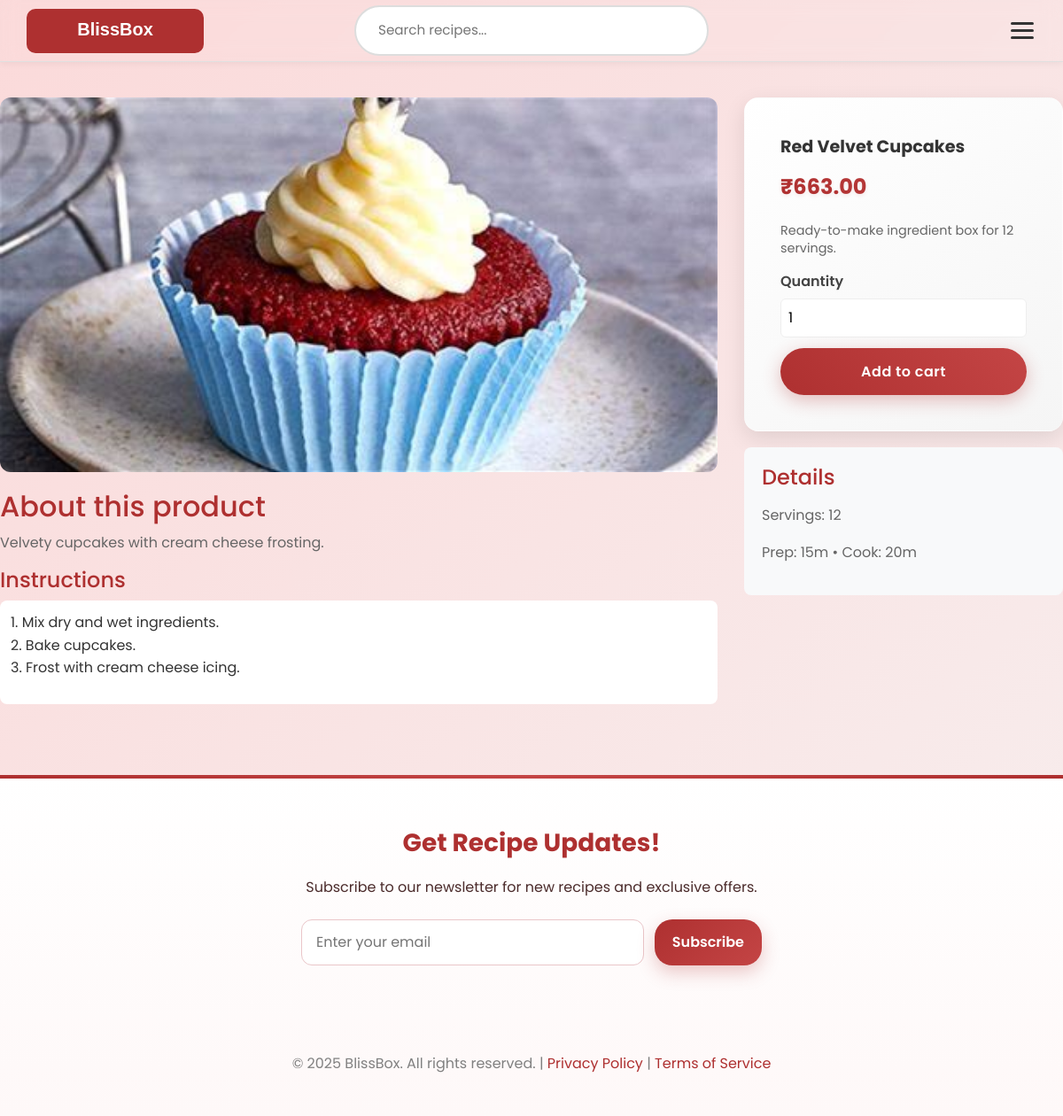
Screenshot of /product/red-velvet-cupcakes/ with the database file from the repository.
### recipes/models.py (models this page shows, shortened)
class Recipe(models.Model):
    DIFFICULTY_LEVELS = [
        ('easy', 'Easy'),
        ('medium', 'Medium'),
        ('hard', 'Hard'),
    ]
    name = models.CharField(max_length=300)
    slug = models.SlugField(unique=True)
    description = models.TextField()
    category = models.ForeignKey(
        RecipeCategory,
        on_delete=models.SET_NULL,
        null=True,
        related_name='recipes'
    )
    dietary_tags = models.ManyToManyField(DietaryTag, blank=True)
    difficulty = models.CharField(
        max_length=10,
        choices=DIFFICULTY_LEVELS,
        default='easy'
    )
    featured_image = models.ImageField(
        upload_to='recipes/',
        null=True,
        blank=True
    )
    instructions = models.TextField()
    prep_time_minutes = models.IntegerField(default=0)
    cook_time_minutes = models.IntegerField(default=0)
    default_servings = models.PositiveIntegerField(default=2)
    min_servings = models.PositiveIntegerField(default=1)
    max_servings = models.PositiveIntegerField(default=12)
    base_price = models.DecimalField(
        max_digits=10,
        decimal_places=2,
        validators=[MinValueValidator(Decimal('0.01'))]
    )
    is_published = models.BooleanField(default=False)
    is_seasonal = models.BooleanField(default=False)
    available_from = models.DateField(null=True, blank=True)
    available_until = models.DateField(null=True, blank=True)
    created_by = models.ForeignKey(
        'users.CustomUser',
        on_delete=models.SET_NULL,
        null=True
    )
    created_at = models.DateTimeField(auto_now_add=True)
    updated_at = models.DateTimeField(auto_now=True)
    class Meta:
        ordering = ['-created_at']
        indexes = [
            models.Index(fields=['slug']),
            models.Index(fields=['is_published', '-created_at']),
        ]
    def get_total_cost_for_servings(self, servings):
        total = Decimal('0.00')
        for ri in self.ingredients.all():
            total += ri.get_price_for_servings(servings)
        return total
    def get_total_cost_for_default_servings(self):
        return self.get_total_cost_for_servings(self.default_servings or 1)

class RecipeIngredient(models.Model):
    recipe = models.ForeignKey(
        Recipe,
        on_delete=models.CASCADE,
        related_name='ingredients'
    )
    ingredient = models.ForeignKey(
        Ingredient,
        on_delete=models.PROTECT,
        related_name='recipe_uses'
    )
    quantity = models.DecimalField(
        max_digits=10,
        decimal_places=3,
        validators=[MinValueValidator(Decimal('0.001'))]
    )
    is_optional = models.BooleanField(default=False)
    notes = models.CharField(max_length=500, blank=True)
    class Meta:
        unique_together = ('recipe', 'ingredient')
        ordering = ['ingredient__name']
    def get_price_for_servings(self, servings):
        multiplier = Decimal(servings) / Decimal(self.recipe.default_servings)
        adjusted_quantity = self.quantity * multiplier
        return self.ingredient.base_price_per_unit * adjusted_quantity

### ingredients/models.py (models this page shows, shortened)
class Ingredient(models.Model):
    UNIT_CHOICES = [
        ('g', 'Grams'),
        ('kg', 'Kilograms'),
        ('ml', 'Milliliters'),
        ('l', 'Liters'),
        ('cup', 'Cups'),
        ('tbsp', 'Tablespoons'),
        ('tsp', 'Teaspoons'),
        ('piece', 'Pieces'),
        ('slice', 'Slices'),
    ]
    name = models.CharField(max_length=200, unique=True)
    description = models.TextField(blank=True)
    calories = models.DecimalField(
        max_digits=10,
        decimal_places=2,
        default=0,
        validators=[MinValueValidator(Decimal('0'))]
    )
    protein_g = models.DecimalField(
        max_digits=10,
        decimal_places=2,
        default=0,
        validators=[MinValueValidator(Decimal('0'))]
    )
    fat_g = models.DecimalField(
        max_digits=10,
        decimal_places=2,
        default=0,
        validators=[MinValueValidator(Decimal('0'))]
    )
    carbs_g = models.DecimalField(
        max_digits=10,
        decimal_places=2,
        default=0,
        validators=[MinValueValidator(Decimal('0'))]
    )
    base_price_per_unit = models.DecimalField(
        max_digits=10,
        decimal_places=2,
        validators=[MinValueValidator(Decimal('0.01'))]
    )
    default_unit = models.CharField(
        max_length=10,
        choices=UNIT_CHOICES,
        default='g'
    )
    is_available = models.BooleanField(default=True)
    created_at = models.DateTimeField(auto_now_add=True)
    updated_at = models.DateTimeField(auto_now=True)
    class Meta:
        ordering = ['name']
        verbose_name = 'Ingredient'
        verbose_name_plural = 'Ingredients'

### recipes/views.py (the view)
# urls.py: path('product/<slug:slug>/', views.ProductPageView.as_view(), name='product'),
class ProductPageView(DetailView):
    model = Recipe
    template_name = 'productpage.html'
    context_object_name = 'recipe'
    slug_field = 'slug'
    def get_context_data(self, **kwargs):
        context = super().get_context_data(**kwargs)
        return context

### templates/productpage.html (shortened to what this page needs)
{% extends 'base.html' %}
{% load static %}
{% block extra_css %}
<link rel="stylesheet" href="{% static 'css/productpage.css' %}">
{% endblock %}
{% block content %}
<div style="max-width:1200px; margin: 40px auto;">
    <div style="display:flex; gap:30px; align-items:flex-start;">
        <div style="flex:1">
            {% if recipe.featured_image %}
            <img src="{{ recipe.featured_image.url }}" alt="{{ recipe.name }}" style="width:100%; border-radius:12px; object-fit:cover; max-height:500px;">
            {% else %}
            <div style="background:#f7eaea; height:400px; border-radius:12px; display:flex; align-items:center; justify-content:center;">🍰</div>
            {% endif %}
            <div style="margin-top:20px;">
                <h2 style="color:#ae3030;">About this product</h2>
                <p style="color:#666;">{{ recipe.description }}</p>
                {% if recipe.instructions %}
                <h4 style="color:#ae3030; margin-top:12px;">Instructions</h4>
                <div style="background:#fff; padding:12px; border-radius:8px;">{{ recipe.instructions|linebreaks }}</div>
                {% endif %}
            </div>
        </div>
        <aside style="width:360px;">
            <div class="product-card" style="padding:20px;">
                <div class="product-info">
                    <div class="product-title">{{ recipe.name }}</div>
                    <div class="product-price">₹{{ recipe.get_total_cost_for_default_servings|floatformat:2 }}</div>
                    <p class="product-description">Ready-to-make ingredient box for {{ recipe.default_servings }} servings.</p>
                    <form method="POST" action="{% url 'cart:add' recipe.id %}">
                        <div style="margin-bottom:12px;">
                            <label style="font-weight:600; color:#444;">Quantity</label>
                            <input type="number" name="quantity" value="1" min="1" max="10" style="width:100%; padding:8px; margin-top:6px; border-radius:6px; border:1px solid #eee;">
                        </div>
                        <button class="add-to-cart-btn" type="submit">Add to cart</button>
                    </form>
                </div>
            </div>
            <div style="margin-top:18px;" class="cart-summary">
                <h4>Details</h4>
                <p style="color:#666;">Servings: {{ recipe.default_servings }}</p>
                <p style="color:#666;">Prep: {{ recipe.prep_time_minutes }}m • Cook: {{ recipe.cook_time_minutes }}m</p>
            </div>
        </aside>
    </div>
</div>
{% endblock %}

### static/css/homepage.css (style rules this page uses)
:root { --primary-color: #ae3030; --secondary-color: #333333; --accent-color: #c44545; --color-surface: #ffffff; --color-border: #e0e0e0; --shadow-sm: 0 2px 8px rgba(0, 0, 0, 0.05); --space-16: 16px; --duration-normal: .3s; --ease-standard: ease; }
body { font-family: 'Poppins', sans-serif; background: linear-gradient(135deg, #f8f9fa 0%, #e9ecef 100%); color: #333; line-height: 1.6; margin: 0; padding: 0; }

### static/css/productpage.css (style rules this page uses)
.product-card { background: linear-gradient(145deg, #ffffff, #f5f5f5); border-radius: 16px; box-shadow: 0 8px 25px rgba(0,0,0,0.1); overflow: hidden; transition: all 0.4s cubic-bezier(0.175, 0.885, 0.32, 1.275); border: 1px solid rgba(255,255,255,0.2); }
.product-info { padding: 20px; }
.product-title { font-size: 1.2rem; font-weight: bold; color: #333; margin-bottom: 10px; }
.product-description { color: #666; font-size: 0.9rem; margin-bottom: 15px; line-height: 1.4; }
.product-price { font-size: 1.5rem; font-weight: 700; color: #ae3030; margin-bottom: 20px; background: linear-gradient(45deg, #ae3030, #c44545); -webkit-background-clip: text; -webkit-text-fill-color: transparent; background-clip: text; text-shadow: 0 2px 4px rgba(174, 48, 48, 0.1); }
.add-to-cart-btn { background: linear-gradient(45deg, #ae3030, #c44545); color: white; border: none; padding: 14px 28px; border-radius: 30px; cursor: pointer; font-weight: 600; transition: all 0.3s ease; width: 100%; font-size: 1rem; letter-spacing: 0.5px; box-shadow: 0 6px 20px rgba(174, 48, 48, 0.3); position: relative; overflow: hidden; }
.cart-summary { background-color: #f8f9fa; padding: 20px; border-radius: 8px; margin: 20px 0; }
.cart-summary h4 { color: #ae3030; margin-bottom: 15px; }

### static/css/products.css (style rules this page uses)
:root { --primary-color: #AE3030; --secondary-color: #333333; --accent-color: #C44545; --surface: #ffffff; --surface-muted: #f8f9fa; --border: #e0e0e0; --text: #333333; --text-muted: #666666; }
body { background: linear-gradient(135deg, rgb(251, 218, 218) 0%, rgb(247, 238, 238) 100%); }
.product-card { border: 1px solid var(--border); border-radius: 8px; overflow:hidden; background: var(--surface); transition: box-shadow .2s ease, transform .2s ease; }
.product-title { font-family: 'Poppins', sans-serif; font-weight: 600; font-size: 16px; color: var(--text); margin-bottom: 6px; }
.product-price { color: var(--primary-color); font-weight: 700; }

### rows the page displays
Recipe: featured_image (picture), description "Velvety cupcakes with cream cheese frosting.", instructions "1. Mix dry and wet ingredients. 2. Bake cupcakes. 3. Frost with cream cheese icing.", name "Red Velvet Cupcakes", get_total_cost_for_default_servings "663.00", default_servings "12", prep_time_minutes "15", cook_time_minutes "20"
